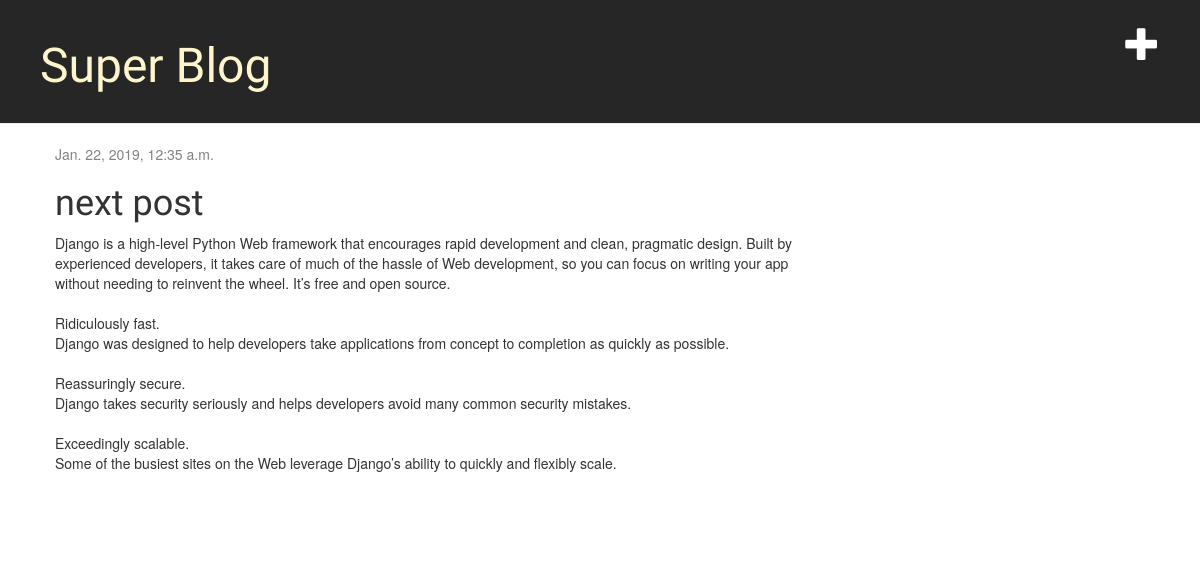
The page /post/8/ on the database its author committed.
### blog/models.py (models this page shows, shortened)
class Post(models.Model):
    author = models.ForeignKey('auth.User', on_delete=models.CASCADE)
    title = models.CharField(max_length=200)
    text = models.TextField()
    created_date = models.DateTimeField(
            default=timezone.now)
    published_date = models.DateTimeField(
            blank=True, null=True)

### blog/views.py (the view)
# urls.py: url(r'^post/(?P<pk>\d+)/$', views.post_detail, name='post_detail'),
def post_detail(request, pk):
    post = get_object_or_404(Post, pk=pk)
    return render(request, 'blog/post_detail.html', {'post': post})

### templates/blog/post_detail.html
{% extends 'blog/base.html' %}
{% block content %}
    <div class="post">
        {% if post.published_date %}
            <div class="date">
                {{ post.published_date }}
            </div>
        {% endif %}
        <h1>{{ post.title }}</h1>
        <p class="post_text">{{ post.text|linebreaksbr }}</p>
    </div>
{% endblock %}

### blog/static/css/blog.css (style rules this page uses)
h1, h2, h3, h4 { font-family: 'Lobster', cursive; }
.date { color: #828282; }
.post { margin-bottom: 70px; }

### rows shown on the page
Post: published_date "Jan. 22, 2019, 12:35 a.m.", title "next post", text "Django is a high-level Python Web framework that encourages rapid development and clean, pragmatic design. Built by experienced developers, it takes care of much of the hassle of Web development, so you can focus on writing your app without needing to reinvent the wheel. It’s free and open source. Ridiculously fast. Django was designed to help developers take applications from concept to completion as quickly as possible. Reassuringly secure. Django takes security seriously and helps developers avoid many common security mistakes. Exceedingly scalable. Some of the busiest sites on the Web leverage Django’s ability to quickly and flexibly scale."
